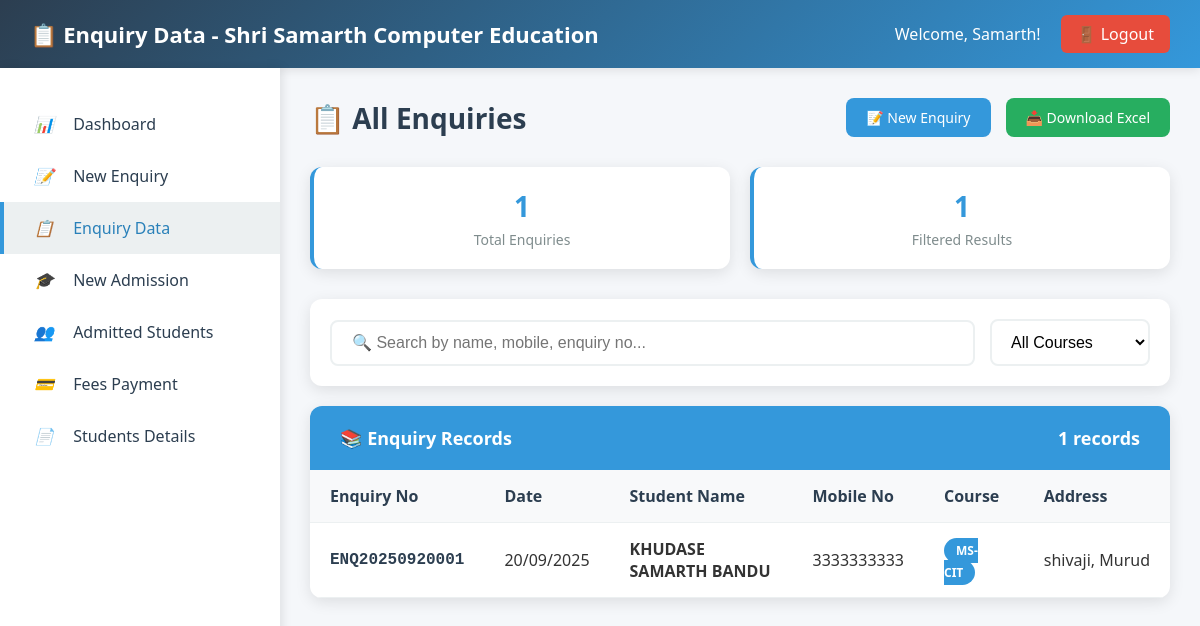
The page /enquiry-data/ (signed in) on the database its author committed.
### core/models.py (models this page shows, shortened)
class Enquiry(models.Model):
    COURSE_CHOICES = [
        ('MS-CIT', 'MS-CIT'),
        ('TALLY', 'Tally'),
        ('ADVANCE_EXCEL', 'Advance Excel'),
        ('IOT', 'IOT'),
        ('MOM', 'MOM'),
        ('SCRATCH', 'Scratch'),
        ('SARTHI', 'Sarthi'),
    ]
    enquiry_no = models.CharField(max_length=20, unique=True, editable=False)
    student_name = models.CharField(max_length=100, verbose_name="Student Name")
    mobile_no = models.CharField(
        max_length=10,
        validators=[RegexValidator(regex=r'^\d{10}$', message='Mobile number must be 10 digits')],
        verbose_name="Mobile Number"
    )
    course = models.CharField(max_length=50, choices=COURSE_CHOICES, verbose_name="Course")
    address = models.TextField(verbose_name="Address")
    enquiry_date = models.DateField(auto_now_add=True, verbose_name="Enquiry Date")
    created_at = models.DateTimeField(auto_now_add=True)
    updated_at = models.DateTimeField(auto_now=True)
    class Meta:
        db_table = 'enquiries'
        verbose_name = 'Enquiry'
        verbose_name_plural = 'Enquiries'
        ordering = ['-created_at']

### core/views.py (the view)
# urls.py: path("enquiry-data/", views.enquiry_data, name="enquiry_data"),
def enquiry_data(request):
    if 'student_id' not in request.session:
        return redirect('login')
    enquiries = Enquiry.objects.all().order_by('-created_at')
    context = {
        'student_name': request.session.get('student_name'),
        'enquiries': enquiries,
        'total_enquiries': enquiries.count()
    }
    return render(request, 'enquiry_data.html', context)

### core/templates/enquiry_data.html (shortened to what this page needs)
<!DOCTYPE html>
<html lang="en">
<head>
</head>
<body>
    <div class="top-header">
        <h1>📋 Enquiry Data - Shri Samarth Computer Education</h1>
        <div class="user-info">
            <span>Welcome, {{ student_name }}!</span>
            <a href="/logout" class="logout-btn">🚪 Logout</a>
        </div>
    </div>
    <div class="container">
            {% include 'includes/sidebar.html' %}
        <div class="main-content">
            <div class="page-title">
                <span>📋 All Enquiries</span>
                <div class="action-buttons">
                    <a href="/new-enquiry" class="btn btn-primary">📝 New Enquiry</a>
                    <a href="/export-enquiries" class="btn btn-success">📥 Download Excel</a>
                </div>
            </div>
            <div class="stats-container">
                <div class="stat-card">
                    <div class="stat-number">{{ total_enquiries }}</div>
                    <div class="stat-label">Total Enquiries</div>
                </div>
                <div class="stat-card">
                    <div class="stat-number" id="filteredCount">{{ total_enquiries }}</div>
                    <div class="stat-label">Filtered Results</div>
                </div>
            </div>
            <div class="search-container">
                <input type="text" class="search-input" placeholder="🔍 Search by name, mobile, enquiry no..." id="searchInput">
                <select class="filter-select" id="courseFilter">
                    <option value="">All Courses</option>
                </select>
            </div>
            <div class="table-container">
                <div class="table-header">
                    <span>📚 Enquiry Records</span>
                    <span id="tableCount">{{ enquiries|length }} records</span>
                </div>
                {% if enquiries %}
                <div style="overflow-x: auto;">
                    <table class="enquiries-table" id="enquiriesTable">
                        <thead>
                            <tr>
                                <th>Enquiry No</th>
                                <th>Date</th>
                                <th>Student Name</th>
                                <th>Mobile No</th>
                                <th>Course</th>
                                <th>Address</th>
                            </tr>
                        </thead>
                        <tbody>
                            {% for enquiry in enquiries %}
                            <tr data-name="{{ enquiry.student_name|lower }}"
                                data-mobile="{{ enquiry.mobile_no }}"
                                data-enquiry="{{ enquiry.enquiry_no|lower }}"
                                data-course="{{ enquiry.course }}">
                                <td class="enquiry-no">{{ enquiry.enquiry_no }}</td>
                                <td>{{ enquiry.enquiry_date|date:"d/m/Y" }}</td>
                                <td><strong>{{ enquiry.student_name }}</strong></td>
                                <td>{{ enquiry.mobile_no }}</td>
                                <td>
                                    <span class="course-badge {{ enquiry.course|lower|slugify }}">
                                        {{ enquiry.get_course_display }}
                                    </span>
                                </td>
                                <td class="address-cell" title="{{ enquiry.address }}">{{ enquiry.address }}</td>
                            </tr>
                            {% endfor %}
                        </tbody>
                    </table>
                </div>
                {% else %}
                <div class="no-enquiries">
                    <div class="icon">📝</div>
                    <h3>No Enquiries Found</h3>
                    <p>No enquiry records available. <a href="/new-enquiry">Create your first enquiry</a></p>
                </div>
                {% endif %}
            </div>
        </div>
    </div>
</body>
</html>

### core/templates/includes/sidebar.html
<div class="sidebar">
    <a href="/dashboard" class="menu-item {% if 'dashboard' in request.path %}active{% endif %}">
        <i>📊</i> Dashboard
    </a>
    <a href="/new-enquiry" class="menu-item {% if 'new-enquiry' in request.path %}active{% endif %}">
        <i>📝</i> New Enquiry
    </a>
    <a href="/enquiry-data" class="menu-item {% if 'enquiry-data' in request.path %}active{% endif %}">
        <i>📋</i> Enquiry Data
    </a>
    <a href="/new-admission" class="menu-item {% if 'new-admission' in request.path %}active{% endif %}">
        <i>🎓</i> New Admission
    </a>
    <a href="/admitted-students" class="menu-item {% if 'admitted-students' in request.path %}active{% endif %}">
        <i>👥</i> Admitted Students
    </a>
    <a href="/fees-payment" class="menu-item {% if 'fees-payment' in request.path %}active{% endif %}">
        <i>💳</i> Fees Payment
    </a>
    <a href="/students-details" class="menu-item {% if 'students-details' in request.path %}active{% endif %}">
        <i>📄</i> Students Details
    </a>
</div>

### core/templates/enquiry_data.html (style rules this page uses)
* { margin: 0; padding: 0; box-sizing: border-box; }
body { font-family: 'Segoe UI', Tahoma, Geneva, Verdana, sans-serif; background: #f5f7fa; color: #333; }
.top-header { background: linear-gradient(135deg, #2c3e50, #3498db); color: white; padding: 15px 30px; display: flex; justify-content: space-between; align-items: center; box-shadow: 0 2px 10px rgba(0,0,0,0.1); }
.top-header h1 { font-size: 22px; font-weight: 600; }
.user-info { display: flex; align-items: center; gap: 20px; }
.logout-btn { background: #e74c3c; color: white; padding: 8px 16px; border: none; border-radius: 6px; cursor: pointer; text-decoration: none; font-weight: 500; transition: background 0.3s; }
.container { display: flex; min-height: calc(100vh - 70px); }
.sidebar { width: 280px; background: white; box-shadow: 2px 0 10px rgba(0,0,0,0.1); padding: 30px 0; }
.menu-item { display: block; padding: 15px 30px; color: #2c3e50; text-decoration: none; border-left: 4px solid transparent; transition: all 0.3s; font-weight: 500; }
.menu-item:hover, .menu-item.active { background: #ecf0f1; border-left-color: #3498db; color: #2980b9; }
.menu-item i { width: 20px; margin-right: 15px; }
.main-content { flex: 1; padding: 30px; overflow-y: auto; }
.page-title { font-size: 28px; color: #2c3e50; margin-bottom: 30px; font-weight: 600; display: flex; justify-content: space-between; align-items: center; }
.action-buttons { display: flex; gap: 15px; }
.btn { padding: 10px 20px; border: none; border-radius: 8px; text-decoration: none; font-weight: 500; font-size: 14px; transition: all 0.3s; cursor: pointer; }
.btn-primary { background: #3498db; color: white; }
.btn-success { background: #27ae60; color: white; }
.search-container { background: white; padding: 20px; border-radius: 12px; box-shadow: 0 4px 15px rgba(0,0,0,0.1); margin-bottom: 20px; display: flex; gap: 15px; align-items: center; flex-wrap: wrap; }
.search-input { flex: 1; min-width: 300px; padding: 12px 20px; border: 2px solid #ecf0f1; border-radius: 8px; font-size: 16px; }
.filter-select { padding: 12px 15px; border: 2px solid #ecf0f1; border-radius: 8px; font-size: 16px; background: white; min-width: 150px; }
.stats-container { display: grid; grid-template-columns: repeat(auto-fit, minmax(200px, 1fr)); gap: 20px; margin-bottom: 30px; }
.stat-card { background: white; padding: 20px; border-radius: 12px; box-shadow: 0 4px 15px rgba(0,0,0,0.1); text-align: center; border-left: 4px solid #3498db; }
.stat-number { font-size: 28px; font-weight: bold; color: #3498db; margin-bottom: 5px; }
.stat-label { color: #7f8c8d; font-size: 14px; font-weight: 500; }
.table-container { background: white; border-radius: 12px; box-shadow: 0 4px 15px rgba(0,0,0,0.1); overflow: hidden; }
.table-header { background: #3498db; color: white; padding: 20px 30px; font-size: 18px; font-weight: 600; display: flex; justify-content: space-between; align-items: center; }
.enquiries-table { width: 100%; border-collapse: collapse; }
.enquiries-table th, .enquiries-table td { padding: 15px 20px; text-align: left; border-bottom: 1px solid #ecf0f1; }
.enquiries-table th { background: #f8f9fa; font-weight: 600; color: #2c3e50; position: sticky; top: 0; z-index: 1; }
.course-badge { padding: 4px 12px; border-radius: 20px; font-size: 12px; font-weight: bold; text-transform: uppercase; color: white; }
.course-badge.ms-cit { background: #3498db; }
.enquiry-no { font-family: 'Courier New', monospace; font-weight: bold; color: #2c3e50; }
.address-cell { max-width: 200px; white-space: nowrap; overflow: hidden; text-overflow: ellipsis; cursor: pointer; }

### rows shown on the page
Enquiry: enquiry_no "ENQ20250920001", enquiry_date "20/09/2025", student_name "KHUDASE SAMARTH BANDU", mobile_no "3333333333", course "MS-CIT", address "shivaji, Murud"

### other values the page prints
{{ student_name }} "Samarth"
{{ total_enquiries }} "1"
{{ enquiries|length }} "1"
